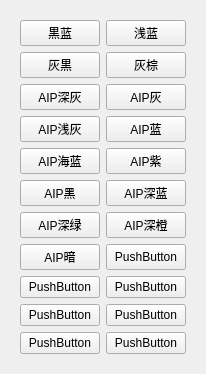
     <widget class="QWidget" name="TabHome">
      <attribute name="title">
       <string>主页</string>
      </attribute>
      <layout class="QVBoxLayout" name="verticalLayout_236">
       <item>
        <widget class="QWidget" name="widgetBtn" native="true">
         <layout class="QGridLayout" name="gridLayout">
          <item row="4" column="0">
           <widget class="QPushButton" name="Key009">
            <property name="sizePolicy">
             <sizepolicy hsizetype="Minimum" vsizetype="Expanding">
              <horstretch>0</horstretch>
              <verstretch>0</verstretch>
             </sizepolicy>
            </property>
            <property name="text">
             <string>AIP海蓝</string>
            </property>
           </widget>
          </item>
          <item row="2" column="0">
           <widget class="QPushButton" name="Key005">
            <property name="sizePolicy">
             <sizepolicy hsizetype="Minimum" vsizetype="Expanding">
              <horstretch>0</horstretch>
              <verstretch>0</verstretch>
             </sizepolicy>
            </property>
            <property name="text">
             <string>AIP深灰</string>
            </property>
           </widget>
          </item>
          <item row="6" column="0">
           <widget class="QPushButton" name="Key013">
            <property name="sizePolicy">
             <sizepolicy hsizetype="Minimum" vsizetype="Expanding">
              <horstretch>0</horstretch>
              <verstretch>0</verstretch>
             </sizepolicy>
            </property>
            <property name="text">
             <string>AIP深绿</string>
            </property>
           </widget>
          </item>
          <item row="6" column="1">
           <widget class="QPushButton" name="Key014">
            <property name="sizePolicy">
             <sizepolicy hsizetype="Minimum" vsizetype="Expanding">
              <horstretch>0</horstretch>
              <verstretch>0</verstretch>
             </sizepolicy>
            </property>
            <property name="text">
             <string>AIP深橙</string>
            </property>
           </widget>
          </item>
          <item row="7" column="1">
           <widget class="QPushButton" name="Key016">
            <property name="sizePolicy">
             <sizepolicy hsizetype="Minimum" vsizetype="Expanding">
              <horstretch>0</horstretch>
              <verstretch>0</verstretch>
             </sizepolicy>
            </property>
            <property name="text">
             <string>PushButton</string>
            </property>
           </widget>
          </item>
          <item row="8" column="1">
           <widget class="QPushButton" name="Key018">
            <property name="sizePolicy">
             <sizepolicy hsizetype="Minimum" vsizetype="Expanding">
              <horstretch>0</horstretch>
              <verstretch>0</verstretch>
             </sizepolicy>
            </property>
            <property name="text">
             <string>PushButton</string>
            </property>
           </widget>
          </item>
          <item row="0" column="0">
           <widget class="QPushButton" name="Key001">
            <property name="sizePolicy">
             <sizepolicy hsizetype="Minimum" vsizetype="Expanding">
              <horstretch>0</horstretch>
              <verstretch>0</verstretch>
             </sizepolicy>
            </property>
            <property name="text">
             <string>黒蓝</string>
            </property>
           </widget>
          </item>
          <item row="1" column="0">
           <widget class="QPushButton" name="Key003">
            <property name="sizePolicy">
             <sizepolicy hsizetype="Minimum" vsizetype="Expanding">
              <horstretch>0</horstretch>
              <verstretch>0</verstretch>
             </sizepolicy>
            </property>
            <property name="text">
             <string>灰黒</string>
            </property>
           </widget>
          </item>
          <item row="4" column="1">
           <widget class="QPushButton" name="Key010">
            <property name="sizePolicy">
             <sizepolicy hsizetype="Minimum" vsizetype="Expanding">
              <horstretch>0</horstretch>
              <verstretch>0</verstretch>
             </sizepolicy>
            </property>
            <property name="text">
             <string>AIP紫</string>
            </property>
           </widget>
          </item>
          <item row="8" column="0">
           <widget class="QPushButton" name="Key017">
            <property name="sizePolicy">
             <sizepolicy hsizetype="Minimum" vsizetype="Expanding">
              <horstretch>0</horstretch>
              <verstretch>0</verstretch>
             </sizepolicy>
            </property>
            <property name="text">
             <string>PushButton</string>
            </property>
           </widget>
          </item>
          <item row="1" column="1">
           <widget class="QPushButton" name="Key004">
            <property name="sizePolicy">
             <sizepolicy hsizetype="Minimum" vsizetype="Expanding">
              <horstretch>0</horstretch>
              <verstretch>0</verstretch>
             </sizepolicy>
            </property>
            <property name="text">
             <string>灰棕</string>
            </property>
           </widget>
          </item>
          <item row="3" column="0">
           <widget class="QPushButton" name="Key007">
            <property name="sizePolicy">
             <sizepolicy hsizetype="Minimum" vsizetype="Expanding">
              <horstretch>0</horstretch>
              <verstretch>0</verstretch>
             </sizepolicy>
            </property>
            <property name="text">
             <string>AIP浅灰</string>
            </property>
           </widget>
          </item>
          <item row="2" column="1">
           <widget class="QPushButton" name="Key006">
            <property name="sizePolicy">
             <sizepolicy hsizetype="Minimum" vsizetype="Expanding">
              <horstretch>0</horstretch>
              <verstretch>0</verstretch>
             </sizepolicy>
            </property>
            <property name="text">
             <string>AIP灰</string>
            </property>
           </widget>
          </item>
          <item row="3" column="1">
           <widget class="QPushButton" name="Key008">
            <property name="sizePolicy">
             <sizepolicy hsizetype="Minimum" vsizetype="Expanding">
              <horstretch>0</horstretch>
              <verstretch>0</verstretch>
             </sizepolicy>
            </property>
            <property name="text">
             <string>AIP蓝</string>
            </property>
           </widget>
          </item>
          <item row="5" column="1">
           <widget class="QPushButton" name="Key012">
            <property name="sizePolicy">
             <sizepolicy hsizetype="Minimum" vsizetype="Expanding">
              <horstretch>0</horstretch>
              <verstretch>0</verstretch>
             </sizepolicy>
            </property>
            <property name="text">
             <string>AIP深蓝</string>
            </property>
           </widget>
          </item>
          <item row="7" column="0">
           <widget class="QPushButton" name="Key015">
            <property name="sizePolicy">
             <sizepolicy hsizetype="Minimum" vsizetype="Expanding">
              <horstretch>0</horstretch>
              <verstretch>0</verstretch>
             </sizepolicy>
            </property>
            <property name="text">
             <string>AIP暗</string>
            </property>
           </widget>
          </item>
          <item row="0" column="1">
           <widget class="QPushButton" name="Key002">
            <property name="sizePolicy">
             <sizepolicy hsizetype="Minimum" vsizetype="Expanding">
              <horstretch>0</horstretch>
              <verstretch>0</verstretch>
             </sizepolicy>
            </property>
            <property name="text">
             <string>浅蓝</string>
            </property>
           </widget>
          </item>
          <item row="5" column="0">
           <widget class="QPushButton" name="Key011">
            <property name="sizePolicy">
             <sizepolicy hsizetype="Minimum" vsizetype="Expanding">
              <horstretch>0</horstretch>
              <verstretch>0</verstretch>
             </sizepolicy>
            </property>
            <property name="text">
             <string>AIP黑</string>
            </property>
           </widget>
          </item>
          <item row="9" column="0">
           <widget class="QPushButton" name="Key019">
            <property name="sizePolicy">
             <sizepolicy hsizetype="Minimum" vsizetype="Expanding">
              <horstretch>0</horstretch>
              <verstretch>0</verstretch>
             </sizepolicy>
            </property>
            <property name="text">
             <string>PushButton</string>
            </property>
           </widget>
          </item>
          <item row="9" column="1">
           <widget class="QPushButton" name="Key020">
            <property name="sizePolicy">
             <sizepolicy hsizetype="Minimum" vsizetype="Expanding">
              <horstretch>0</horstretch>
              <verstretch>0</verstretch>
             </sizepolicy>
            </property>
            <property name="text">
             <string>PushButton</string>
            </property>
           </widget>
          </item>
          <item row="10" column="0">
           <widget class="QPushButton" name="Key021">
            <property name="sizePolicy">
             <sizepolicy hsizetype="Minimum" vsizetype="Expanding">
              <horstretch>0</horstretch>
              <verstretch>0</verstretch>
             </sizepolicy>
            </property>
            <property name="text">
             <string>PushButton</string>
            </property>
           </widget>
          </item>
          <item row="10" column="1">
           <widget class="QPushButton" name="Key022">
            <property name="sizePolicy">
             <sizepolicy hsizetype="Minimum" vsizetype="Expanding">
              <horstretch>0</horstretch>
              <verstretch>0</verstretch>
             </sizepolicy>
            </property>
            <property name="text">
             <string>PushButton</string>
            </property>
           </widget>
          </item>
         </layout>
        </widget>
       </item>
      </layout>
     </widget>
